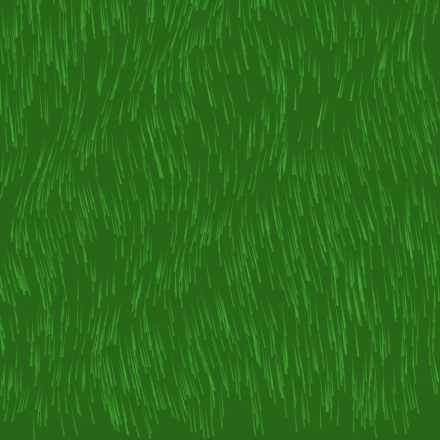
Frame 1 (no input)
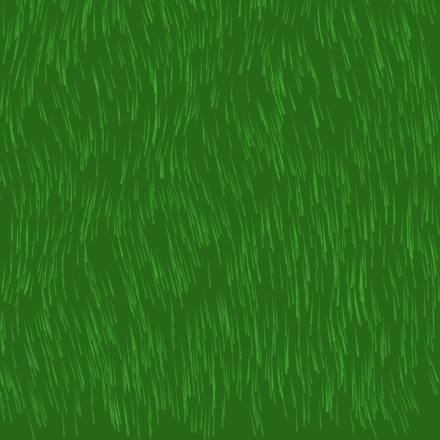
Frame 60 (the mouse pressed at the canvas centre just before this capture)
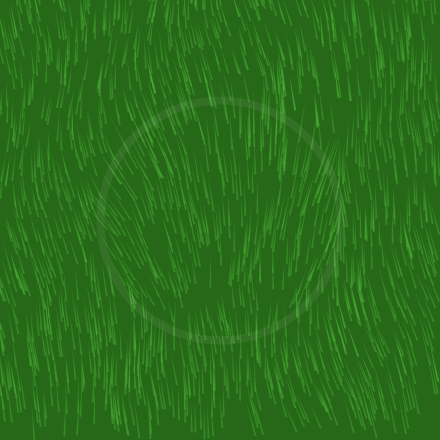
Frame 120 (the mouse held since frame 60 and released just before this capture)

The Processing sketch that drew these frames (run headless with seeded random() and noise(); from frame 60 on, the mouse is pressed at the canvas centre):

// Processing sketch: processing_122884
// ── processing_122884.pde

// grass
ArrayList<Blade> grass = new ArrayList<Blade>();
ArrayList<Wave> waves = new ArrayList<Wave>();
float noisex, noisey;

boolean flag = false;


void setup() {
  size(440,440);
  smooth();
  for(int i = 0; i < 1500; i++) {
    PVector p = new PVector(random(width), random(height));
    Blade b = new Blade();
    b.pos = p.get();
    grass.add(b);
  }
  noisex = 0.0;
  noisey = 0.0;
}



void draw() {
  background(#266718);
  noisex += 0.02;
  noisey += 0.01;
  for(Blade b : grass) {
    b.update();
    b.draw();
  }
  for(Wave w : waves) {
    w.update();
    w.draw();
  }
}


void mousePressed() {
  Wave w = new Wave();
  w.pos = new PVector(mouseX, mouseY);
  waves.add(w);
}



class Blade {
  PVector pos = new PVector();
  PVector dir = new PVector();
  PVector blown = new PVector();
  
  Blade() {};
  
  void update() {
    float mg = 35.0;
    dir.x = mg*noise(4*pos.x/width + 4*pos.y/height + noisex) - mg/2;
    dir.y = mg*noise(4*pos.x/width + 4*pos.y/height + 33 + noisey) - mg/2;
    blown.mult(0.95);
    for(Wave w : waves) {
      if(abs(pos.dist(w.pos) - w.radius) < 5.0) {
        PVector d = pos.get();
        d.sub(w.pos);
        d.normalize();
        d.mult(min(25.0,2000/w.radius));
        d.div(5.0);
        blown.add(d);
        blown.limit(30.0);
      }
    }
  }
  
  void draw() {
    stroke(80,185,56,100);
    strokeWeight(3.0);
//    line(pos.x,pos.y,pos.x+dir.x+blown.x, pos.y-20.0+dir.y+blown.y);
    noStroke();
    fill(80,185,56,100);
    beginShape();
    vertex(pos.x-1.0,pos.y);
    vertex(pos.x+dir.x+blown.x, pos.y-30.0+dir.y+blown.y);
    vertex(pos.x+1.0,pos.y);
    endShape();
  }
};





class Wave {
  PVector pos = new PVector();
  float radius = 0.0;
  
  Wave() {};
  
  void update() {
    radius += 2.0;
  }
  
  void draw() {
    noFill();
    float a = 255;
    a = 10/radius;
    a = max(0,a);
    a = min(a,1.0);
    a *= 200.0;
    stroke(255,a);
    strokeWeight(8.0);
    ellipse(pos.x, pos.y, radius*2, radius*2);
  }
};
